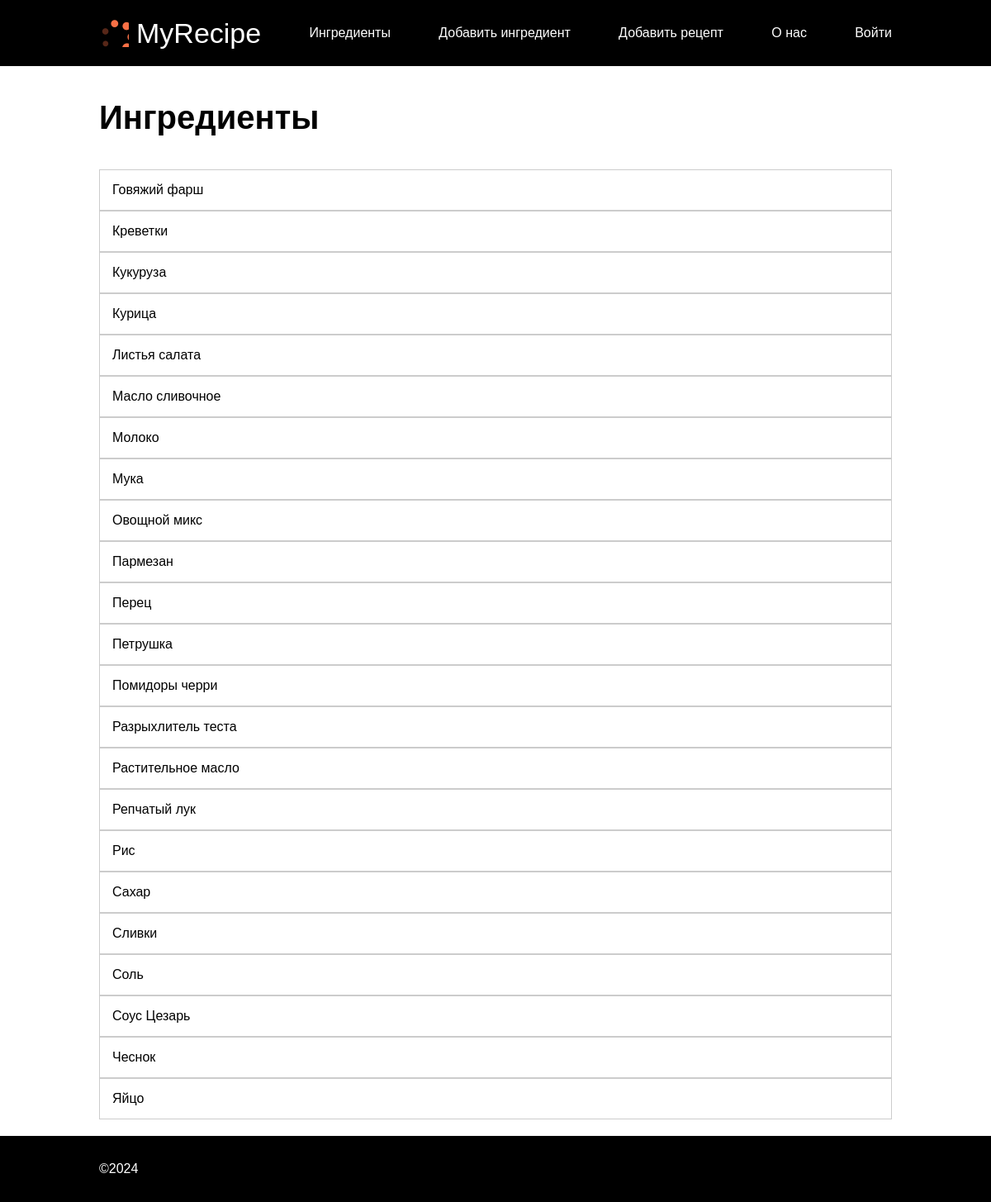
The page /ingredients on the database as committed earlier.
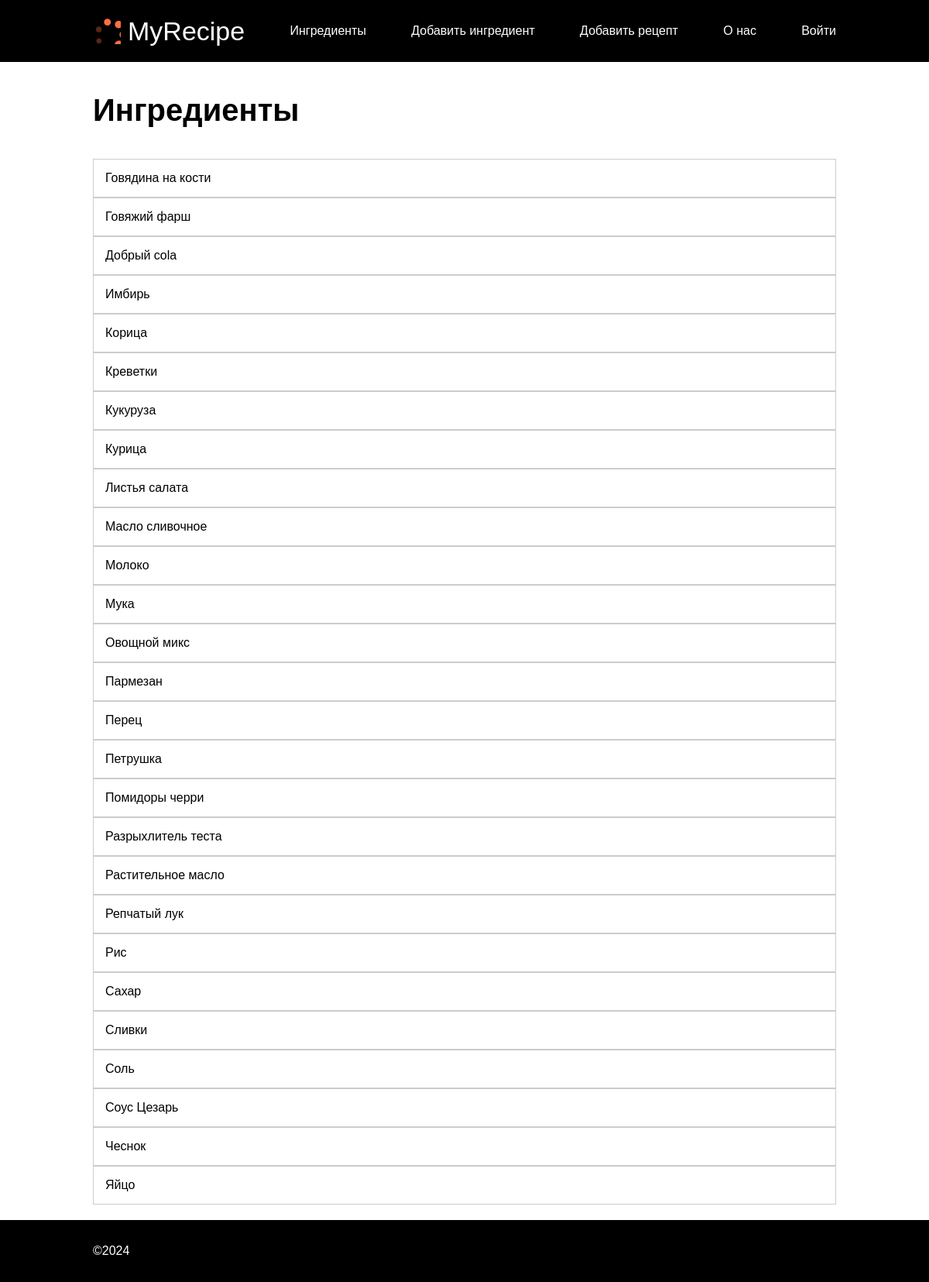
The same page on the database as committed later.
### recipe_catalog/models.py (models this page shows, shortened)
class Ingredient(models.Model):
    name = models.CharField(max_length=255)
    class Meta:
        constraints = [
            models.UniqueConstraint(
                name="%(app_label)s_%(class)s_name_unique",
                fields=["name"],
            ),
        ]

### recipe_catalog/views.py (the view)
# urls.py: path('ingredients', ingredients, name='ingredients'),
def ingredients(request):
    template_name = 'recipe_catalog/ingredients.html'
    ingredients = Ingredient.objects.all().order_by('name')
    context = {
        'ingredient_list': ingredients
    }
    return render(request, template_name, context)

### templates/recipe_catalog/ingredients.html (shortened to what this page needs)
{% extends "base.html" %}
{% block content %}
    <h1>Ингредиенты</h1>
     <ul class="ingredient">
            {% for ingredient in ingredient_list %}
            <li class="ingredient__item">
                <a class="ingredient__item-link" href="{% url 'ingredient_edit' ingredient.id %}">{{ ingredient.name }}</a>
            </li>
            {% endfor %}
     </ul>
{% endblock %}

Rows that differ between the two databases and show on the page:
added Ingredient: name "Говядина на кости"
added Ingredient: name "Добрый cola"
added Ingredient: name "Имбирь"
added Ingredient: name "Корица"
